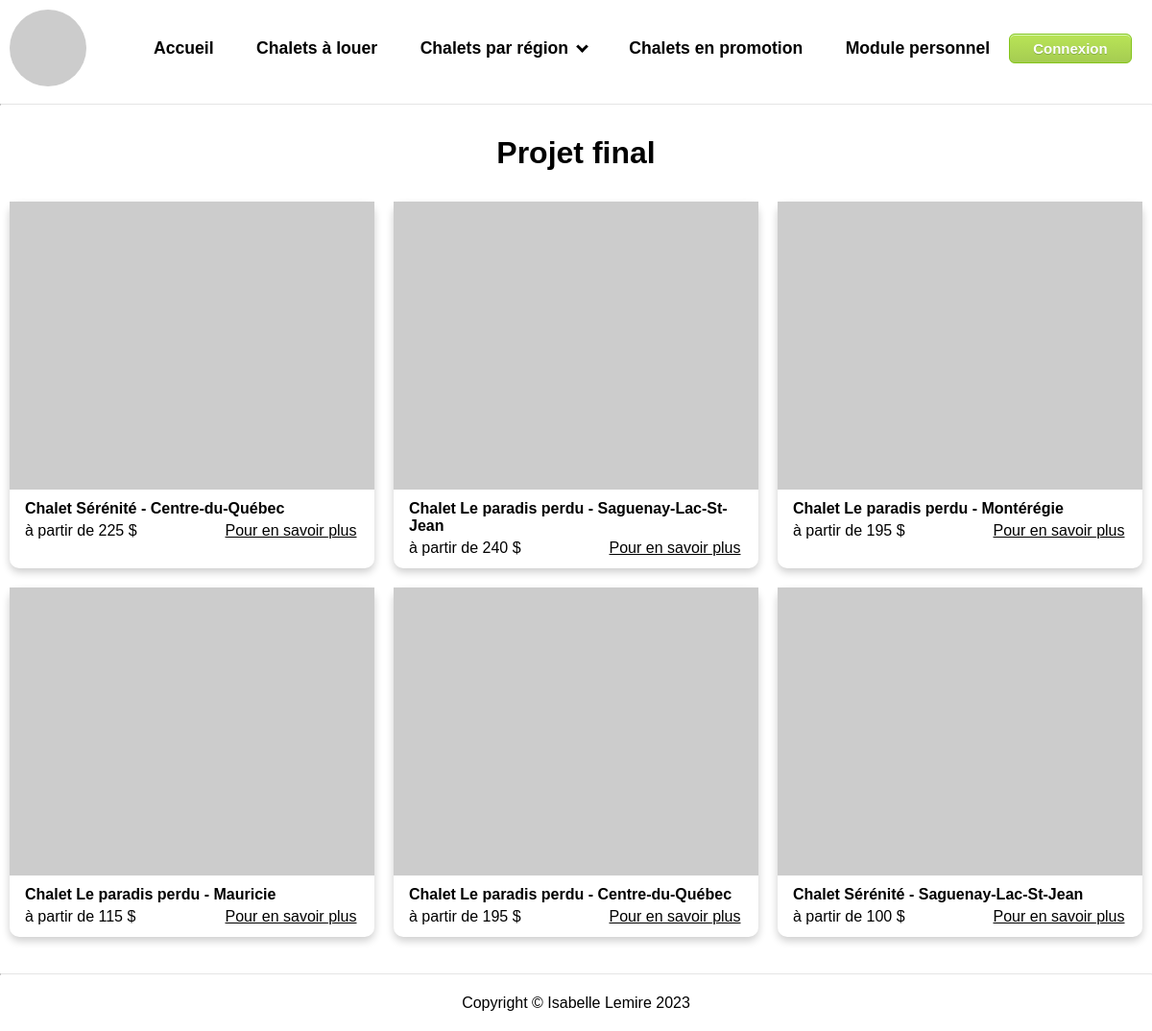
The page / on the database its author committed.
### tables this page shows
CREATE TABLE `chalets` (
  `id` int NOT NULL,
  `nom` varchar(50) NOT NULL,
  `description` text NOT NULL,
  `personnes_max` int NOT NULL,
  `prix_haute_saison` int NOT NULL,
  `prix_basse_saison` int NOT NULL,
  `actif` tinyint(1) NOT NULL,
  `promo` tinyint(1) NOT NULL,
  `date_inscription` date NOT NULL,
  `fk_region` int NOT NULL,
  `id_picsum` int NOT NULL
);

### modeles/modele_chalets.php (called while the page is built, shortened)
<?php
    class modele_chalet {
        public function __construct($id, $nom, $description, $personnes_max, $prix_haute_saison, $prix_basse_saison, $actif, $promo, $date_inscription, $fk_region, $id_picsum) {
            $this->id = $id;
            $this->nom = $nom;
            $this->prix_basse_saison = $prix_basse_saison;
            $this->id_picsum = $id_picsum;
        }
        static function connecter() {
            $mysqli = new mysqli(Db::$host, Db::$username, Db::$password, Db::$database);
            mysqli_set_charset($mysqli, "utf8");
            return $mysqli;
        }
        public static function ObtenirActifPromoRecent() {
            $liste = [];
            $mysqli = self::connecter();
            $resultatRequete = $mysqli->query(
                'SELECT id, nom, description, personnes_max, prix_haute_saison, prix_basse_saison, actif, promo, date_inscription, fk_region, id_picsum
                 FROM chalets
                 WHERE actif = 1 AND promo = 1
                 ORDER BY date_inscription DESC
                 LIMIT 6;'
            );
            foreach ($resultatRequete as $enregistrement) {
                $liste[] = new modele_chalet(
                                $enregistrement['id'],
                                $enregistrement['nom'],
                                $enregistrement['description'],
                                $enregistrement['personnes_max'],
                                $enregistrement['prix_haute_saison'],
                                $enregistrement['prix_basse_saison'],
                                $enregistrement['actif'],
                                $enregistrement['promo'],
                                $enregistrement['date_inscription'],
                                $enregistrement['fk_region'],
                                $enregistrement['id_picsum']
                );
            }
            return $liste;
        }
    }
?>

### controleurs/controleur_chalets.php (called while the page is built, shortened)
<?php
  require_once 'modeles/modele_chalets.php';
  class ControleurChalet {
    function afficher6CardActifPromoRecent() {
      $chalets = modele_chalet::ObtenirActifPromoRecent();
      require './vues/chalets/card.php';
    }
  }
?>

### vues/chalets/card.php (the view)
<?php foreach ($chalets as $chalet) : ?>
    <div class="card">
        <img src="https://picsum.photos/id/<?= $chalet->id_picsum ?>/300" alt="Chalet #<?= $chalet->id ?>">
        <div class="container">
            <h4><?= $chalet->nom ?></h4>
            <span>à partir de <?= $chalet->prix_basse_saison ?> $</span>
            <a href="fiche_chalet.php?id=<?= $chalet->id ?>">Pour en savoir plus</a>
        </div>
    </div>
<?php endforeach; ?>

### include/header.php (shortened to what this page needs)
<!DOCTYPE html>
<html lang="fr-CA">
<head>
  <link rel="stylesheet" href="css/styles.css">
</head>
<body class="light-mode">
  <header>
    <nav>
      <img src="https://picsum.photos/id/13/80" alt="logo">
      <ul>
          <li><a href="index.php">Accueil</a></li>
          <li><a href="liste_chalets.php">Chalets à louer</a></li>
          <li>
            <a>Chalets par région &nbsp;<i class="arrow down"></i></a>
          </li>
          <li><a href="liste_chalets_en_promotion.php">Chalets en promotion</a></li>
          <li><a href="module_personnel.php">Module personnel</a></li>
      </ul>
      <?php if(isset($_SESSION['utilisateur'])) { ?>
        <button onclick="window.location.href='./log_out.php'">Déconnexion</button>
        <button onclick="window.location.href='./formulaire_ajout_utilisateur.php'">Ajouter un utilisateur</button>
      <?php } else {?>
        <button onclick="document.getElementById('dialog_login').style.display = 'block';">Connexion</button>
      <?php } ?>
    </nav>
    <hr>
  </header>

### index.php (shortened to what this page needs)
<?php
  require_once 'controleurs/controleur_chalets.php';
?>
<?php include_once(__DIR__ . '/include/header.php'); ?>
<main>
  <h1>Projet final</h1>
  <div class="flex">
    <?php
          $controleurChalets=new ControleurChalet;
          $controleurChalets->afficher6CardActifPromoRecent();
    ?>
  </div>
</main>
<?php include_once(__DIR__ . '/include/footer.php'); ?>

### include/footer.php (shortened to what this page needs)
  <footer>
    <hr>
    Copyright &copy; Isabelle Lemire 2023
  </footer>
</body>
</html>

### css/styles.css (style rules this page uses)
html { margin:0; padding:0 }
body { margin: 100px 0 0 0; padding: 20px 0; font-family: Arial, sans-serif; }
.light-mode, .light-mode a, .light-mode header { background-color: white; color: black; }
header img { width: 80px; height: 80px; border-radius: 50%; margin:10px }
header { position: fixed; top: 0; left: 0; right: 0; height: 120px; }
header nav { display: flex; align-items: center; }
header ul li { display: inline; }
header li { margin: 20px; position: relative; }
header li a { text-decoration: none; }
header nav a { font-weight: bold; font-size: 110%; }
.arrow { border: solid ; border-width: 0 3px 3px 0; display: inline-block; padding: 3px; margin-bottom:3px; }
.down { transform: rotate(45deg); -webkit-transform: rotate(45deg); }
main { margin:auto; max-width:1200px; }
main h1, h2, h3, main>p, footer { text-align:center; }
footer { padding-top:20px }
footer hr { margin-bottom: 20px; }
hr { border-top: 1px solid rgba(0, 0, 0, 0.1); border-bottom: 1px solid rgba(255, 255, 255, 0.3); }
.card { width:380px; border-radius: 10px; box-shadow: 0 4px 8px 0 rgba(0, 0, 0, 0.2); transition: 0.3s; margin:10px; }
.card img { width: 100%; height: 300px; object-fit: cover; }
.card .container { padding: 2px 16px; }
.card .container h4 { margin-top: 5px; margin-bottom: 5px; }
.card .container { margin-bottom: 10px; }
.card .container span { display: inline-block; margin: 0; min-width: 48%; }
.card .container a { display: inline-block; margin: 0; text-align: right; min-width:50%; }
.flex { display: flex; flex-direction: row; flex-wrap:wrap; }
button { box-shadow: inset 0px 1px 0px 0px #d9fbbe; background: linear-gradient(to bottom, #b8e356 5%, #a5cc52 100%); background-color: #b8e356; border-radius: 6px; border: 1px solid #83c41a; display: inline-block; cursor: pointer; color: #ffffff; font-family: Arial; font-size: 15px; font-weight: bold; padding: 6px 24px; text-decoration: none; text-shadow: 0px 1px 0px #86ae47; }

### rows shown on the page
chalets: nom "Chalet Sérénité - Centre-du-Québec", prix_basse_saison "225"
chalets: nom "Chalet Le paradis perdu - Saguenay-Lac-St-Jean", prix_basse_saison "240"
chalets: nom "Chalet Le paradis perdu - Montérégie", prix_basse_saison "195"
chalets: nom "Chalet Le paradis perdu - Mauricie", prix_basse_saison "115"
chalets: nom "Chalet Le paradis perdu - Centre-du-Québec", prix_basse_saison "195"
chalets: nom "Chalet Sérénité - Saguenay-Lac-St-Jean", prix_basse_saison "100"
